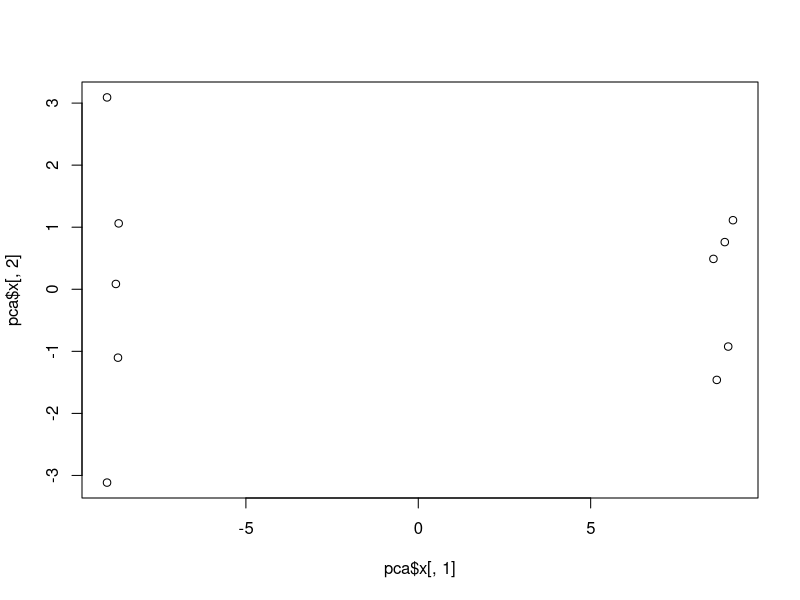
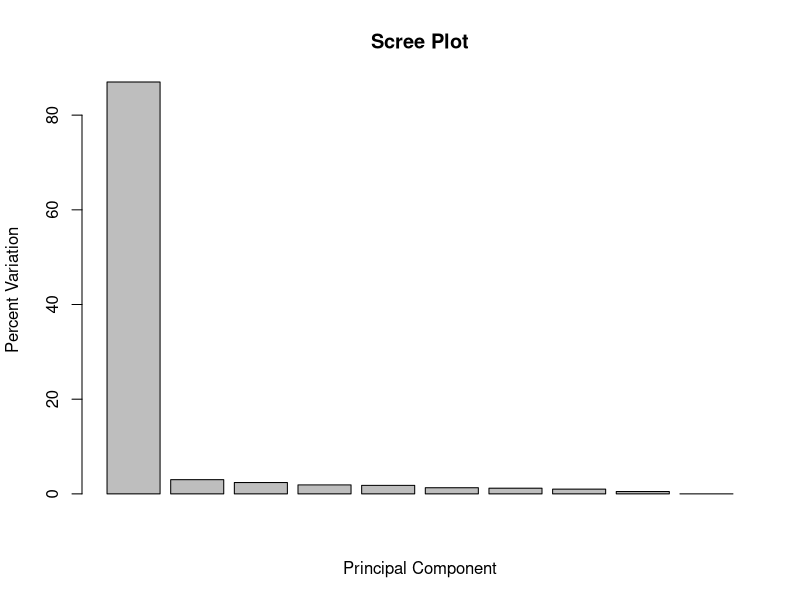
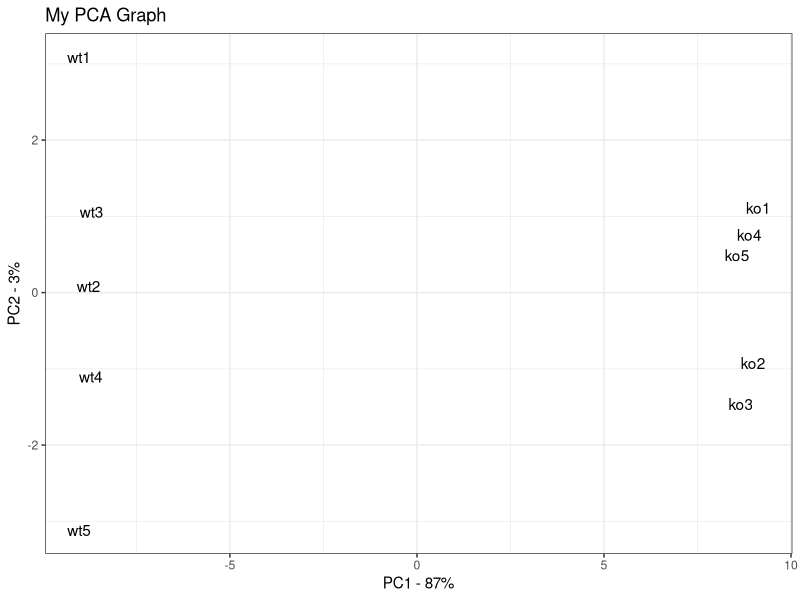
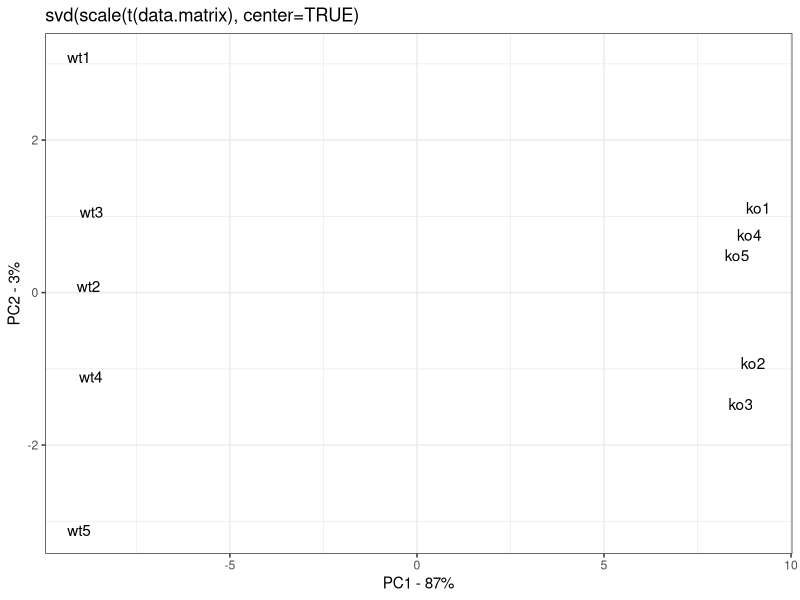
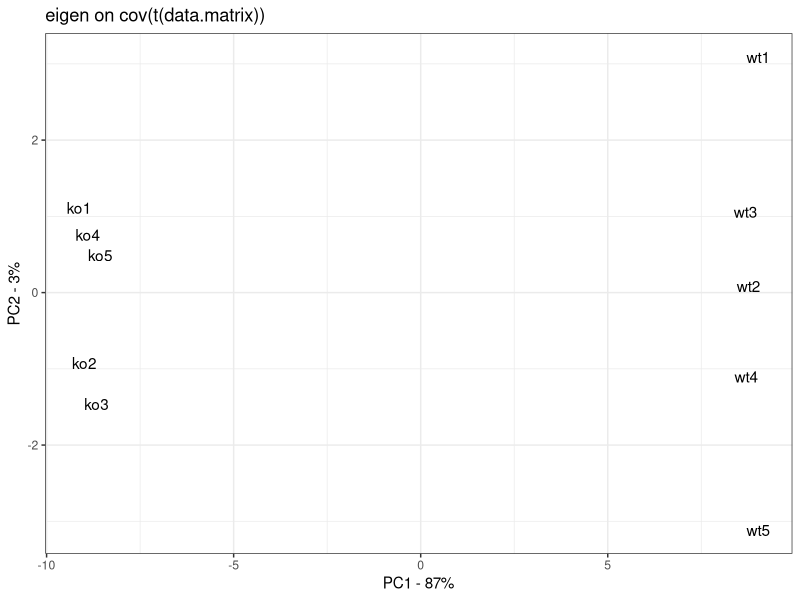

Write the R code that produced these figures, in order.
############################
##### the PCA analysis #####
############################

###########################################
#    First step: make the fake sample     #
###########################################
## columns are individual samples (i.e. cells)                      
## rows are measurements taken for all the samples (i.e. genes)     
data.matrix <- matrix(nrow=100, ncol=10) ## make a matrix of 10 columns and 100 rows
colnames(data.matrix) <- c(
  paste("wt", 1:5, sep=""),
  paste("ko", 1:5, sep=""))  ## first 5 columns named wt1, wt2, etc; last 5 columns names ko1, ko2, etc.
rownames(data.matrix) <- paste("gene", 1:100, sep="") ## name as gene1, gene2, etc
for (i in 1:100) {
  wt.values <- rpois(5, lambda=sample(x=10:1000, size=1))
  ko.values <- rpois(5, lambda=sample(x=10:1000, size=1))
  data.matrix[i,] <- c(wt.values, ko.values)
} ## give value to each site
head(data.matrix)
dim(data.matrix)

#################################################
#   Second step: caculate the PCA by prcomp()   # 
#################################################
## prcomp() need row is the cells and columns are the gene -> use t() to change
## Result--3 important valus
  ## 1) 'x'-> the PC valus (PC1, PC2)
  ## 2) 'sdev'-> standard deviation ~ to calculate the proportion of certain PC in the variation
  ## 3) 'rotation'-> loading score ~ the gene's contribution
pca <- prcomp(t(data.matrix), scale=TRUE) 

#################################################################
#   Third step: plot pc1 and pc2 use 'x' (first edition plot)   #
#################################################################
plot(pca$x[,1], pca$x[,2])

################################################
#   Fourth step: make a scree plot use 'sdev'  #
################################################
pca.var <- pca$sdev^2  
pca.var.per <- round(pca.var/sum(pca.var)*100, 1) ## proportion
barplot(pca.var.per, main="Scree Plot", xlab="Principal Component", ylab="Percent Variation")

#################################################
#   Fifth step: make a better look plot of PC   #
#################################################
library(ggplot2)
pca.data <- data.frame(Sample=rownames(pca$x),
                       X=pca$x[,1],
                       Y=pca$x[,2])
pca.data
ggplot(data=pca.data, aes(x=X, y=Y, label=Sample)) +
  geom_text() +## plot the name 
  xlab(paste("PC1 - ", pca.var.per[1], "%", sep="")) +
  ylab(paste("PC2 - ", pca.var.per[2], "%", sep="")) +## x, y have the percentage of PC1 & PC2 in variation
  theme_bw() +## make the background white
  ggtitle("My PCA Graph") ## add title

#######################################################
#   Sixth step: get the the top 10 contribute genes   #
#######################################################
## PC1 contribute most to vvariation ~ use PC1 data
loading_scores <- pca$rotation[,1]  ## PC1
gene_scores <- abs(loading_scores)  ## has + & -
gene_score_ranked <- sort(gene_scores, decreasing=TRUE)
top_10_genes <- names(gene_score_ranked[1:10])
top_10_genes  ## show the names of the top 10 genes
pca$rotation[top_10_genes,1]  ## show the scores (and +/- sign)

#######
##
## NOTE: Everything that follow is just bonus stuff.
## It simply demonstrates how to get the same
## results using "svd()" (Singular Value Decomposition) or using "eigen()"
## (Eigen Decomposition).
##
##
#######

############################################
##
## Now let's do the same thing with svd()
##
## svd() returns three things
## v = the "rotation" that prcomp() returns, this is a matrix of eigenvectors
##     in other words, a matrix of loading scores
## u = this is similar to the "x" that prcomp() returns. In other words,
##     sum(the rotation * the original data), but compressed to the unit vector
##     You can spread it out by multiplying by "d"
## d = this is similar to the "sdev" value that prcomp() returns (and thus
##     related to the eigen values), but not
##     scaled by sample size in an unbiased way (ie. 1/(n-1)).
##     For prcomp(), sdev = sqrt(var) = sqrt(ss(fit)/(n-1))
##     For svd(), d = sqrt(ss(fit))
############################################

svd.stuff <- svd(scale(t(data.matrix), center=TRUE))

## calculate the PCs
svd.data <- data.frame(Sample=colnames(data.matrix),
                       X=(svd.stuff$u[,1] * svd.stuff$d[1]),
                       Y=(svd.stuff$u[,2] * svd.stuff$d[2]))
svd.data

## alternatively, we could compute the PCs with the eigen vectors and the
## original data
svd.pcs <- t(t(svd.stuff$v) %*% t(scale(t(data.matrix), center=TRUE)))
svd.pcs[,1:2] ## the first to principal components

svd.df <- ncol(data.matrix) - 1
svd.var <- svd.stuff$d^2 / svd.df
svd.var.per <- round(svd.var/sum(svd.var)*100, 1)

ggplot(data=svd.data, aes(x=X, y=Y, label=Sample)) +
  geom_text() +
  xlab(paste("PC1 - ", svd.var.per[1], "%", sep="")) +
  ylab(paste("PC2 - ", svd.var.per[2], "%", sep="")) +
  theme_bw() +
  ggtitle("svd(scale(t(data.matrix), center=TRUE)")

############################################
##
## Now let's do the same thing with eigen()
##
## eigen() returns two things...
## vectors = eigen vectors (vectors of loading scores)
##           NOTE: pcs = sum(loading scores * values for sample)
## values = eigen values
############################################
cov.mat <- cov(scale(t(data.matrix), center=TRUE))
dim(cov.mat)

## since the covariance matrix is symmetric, we can tell eigen() to just
## work on the lower triangle with "symmetric=TRUE"
eigen.stuff <- eigen(cov.mat, symmetric=TRUE)
dim(eigen.stuff$vectors)
head(eigen.stuff$vectors[,1:2])

eigen.pcs <- t(t(eigen.stuff$vectors) %*% t(scale(t(data.matrix), center=TRUE)))
eigen.pcs[,1:2]

eigen.data <- data.frame(Sample=rownames(eigen.pcs),
                         X=(-1 * eigen.pcs[,1]), ## eigen() flips the X-axis in this case, so we flip it back
                         Y=eigen.pcs[,2]) ## X axis will be PC1, Y axis will be PC2
eigen.data

eigen.var.per <- round(eigen.stuff$values/sum(eigen.stuff$values)*100, 1)

ggplot(data=eigen.data, aes(x=X, y=Y, label=Sample)) +
  geom_text() +
  xlab(paste("PC1 - ", eigen.var.per[1], "%", sep="")) +
  ylab(paste("PC2 - ", eigen.var.per[2], "%", sep="")) +
  theme_bw() +
  ggtitle("eigen on cov(t(data.matrix))")